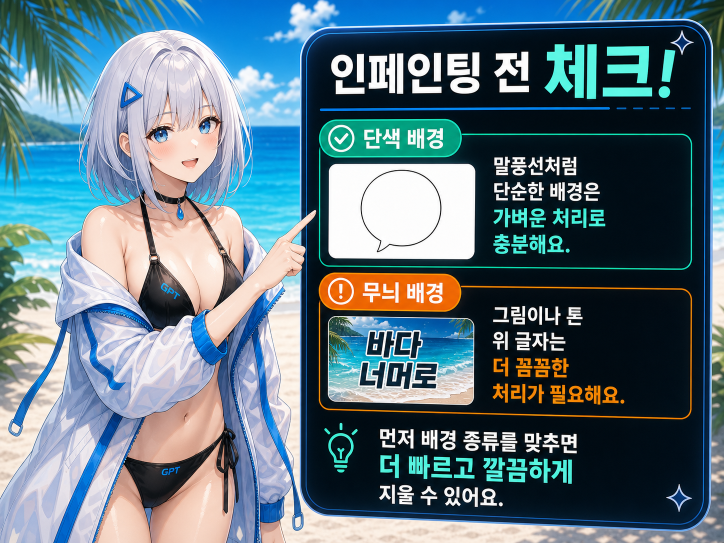
#> input picture src/renderer/src/assets/images/inpainting-guide.png, 1448 x 1086 px (shown at 1/2 size)
$ python qwen_layered_ink.py ../../renderer/src/assets/images/inpainting-guide.png ../../renderer/src/assets/images/inpainting-guide.png ../../renderer/src/assets/images/inpainting-guide.png out.png
#> lines starting #> are read from the running program, lines starting #| are printed output that depends on the picture; after the words box and inside, x2 and y2 are one past the last pixel; in counts of white or black regions, pixels touching at a corner belong together
#> further down, original is the input picture: PIL image 1448x1086 RGB; mean R, G, B 95.2, 118.9, 130.5
"""Read the visible illustration through the white glow of a layered title."""
import numpy as np
from scipy.ndimage import distance_transform_edt, find_objects, gaussian_filter, gaussian_filter1d, label
from scipy.spatial import cKDTree


# [58 lines left out: functions exposed_illustration_banks, restore_washed_title, not called in this run]


def original_layered_ink(rgb, selected):
    y,x=np.where(selected)
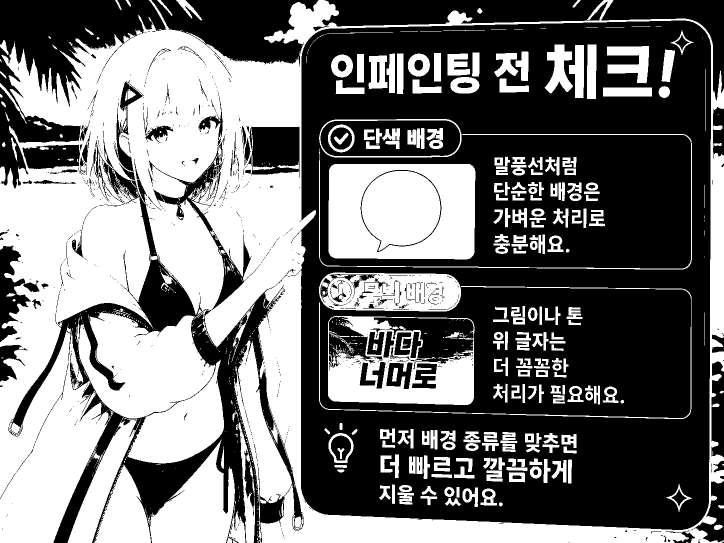
#> selected: shape (1086, 1448) bool (shown at 1/2 size); 45.5% white; 893 white regions (596 under 20 px), largest, box (x1, y1, x2, y2) and area: (0, 0, 1448, 1086) 419507, (153, 624, 448, 927) 56763, (657, 328, 951, 519) 35395
    if len(y)<14000 or np.ptp(x)<450 or np.ptp(y)<170 or rgb.shape[0]*rgb.shape[1]>1600000:
        return
    c=rgb.astype('f')
    hi=c.max(2);lo=c.min(2);span=hi-lo
#> after `span = hi - lo`:
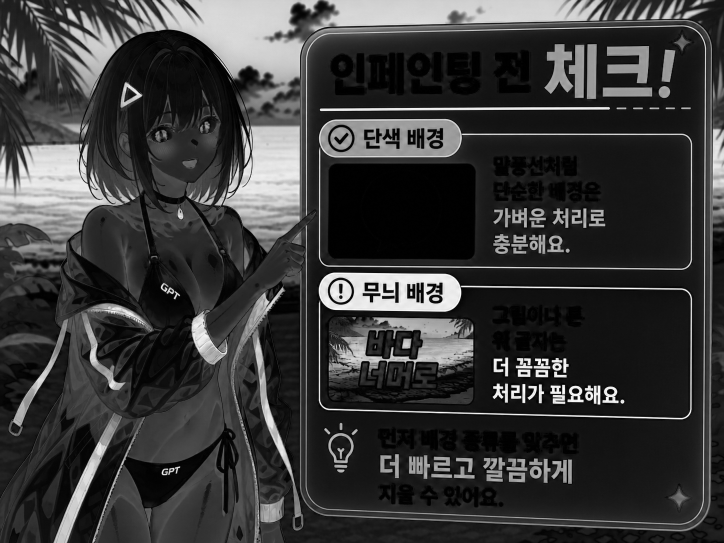
#> span: shape (1086, 1448) float32 (shown at 1/2 size); min 0, max 255, mean 58
    red,green,blue=c.transpose(2,0,1)
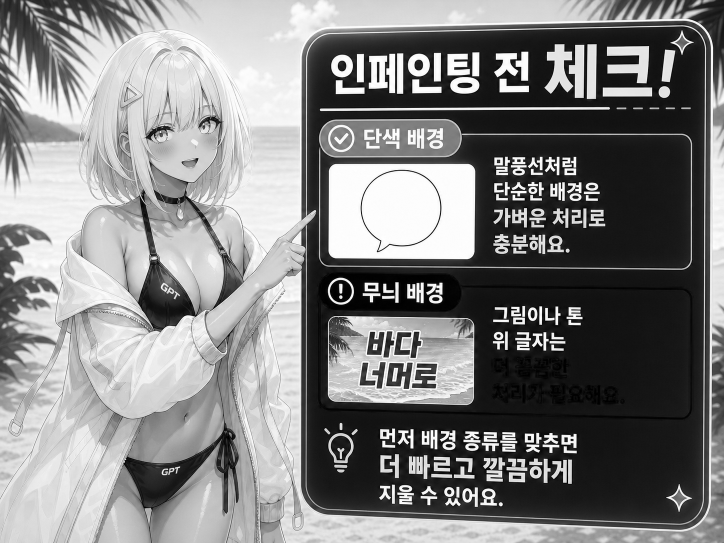
#> blue: shape (1086, 1448) float32 (shown at 1/2 size); min 0, max 255, mean 130.5
    delta=np.maximum(1,span)
    hue=np.rint(4*np.where(hi==red,(green-blue)/delta,
                           np.where(hi==green,2+(blue-red)/delta,4+(red-green)/delta))).astype(int)%24
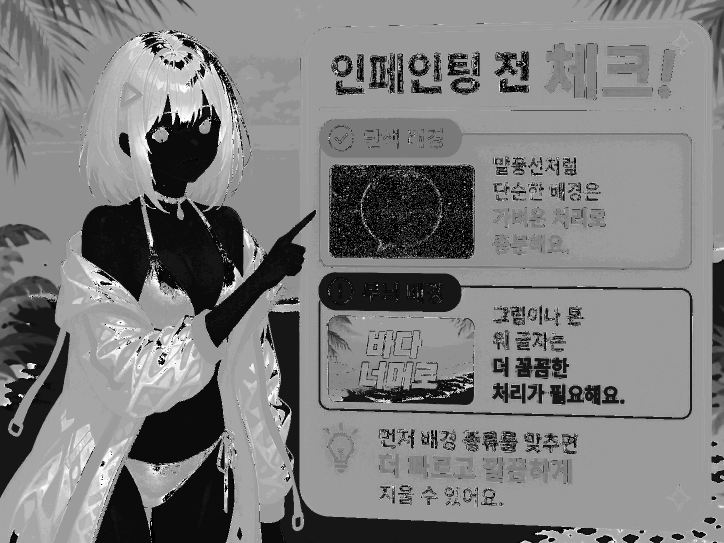
#> hue: shape (1086, 1448) int64 (shown at 1/2 size); min 0, max 23, mean 11.2; drawn with min black and max white
    white=(lo>229)&(span<34)
#> white: shape (1086, 1448) bool; 9.1% white; 1185 white regions (873 under 20 px), largest, box (x1, y1, x2, y2) and area: (658, 328, 950, 518) 34695, (724, 342, 880, 501) 18653, (536, 612, 600, 817) 5289
    to_white=distance_transform_edt(~white)
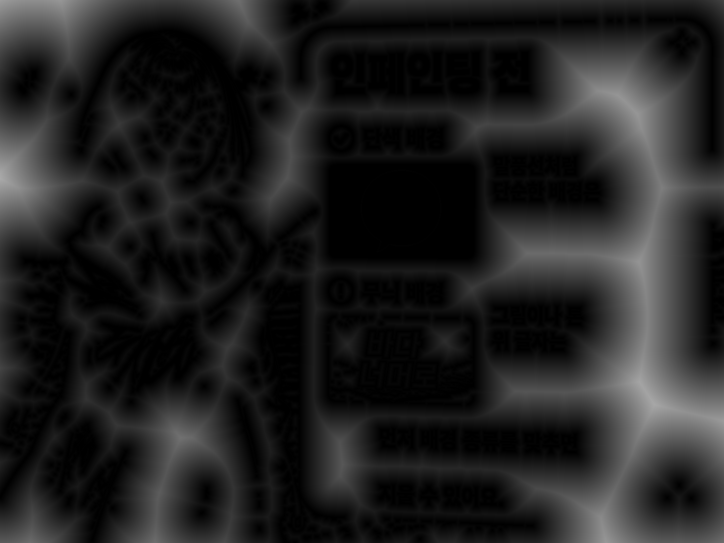
#> to_white: shape (1086, 1448) float64 (shown at 1/2 size); min 0, max 169.5, mean 33.3
    dark=(hi<162)&(span>19)
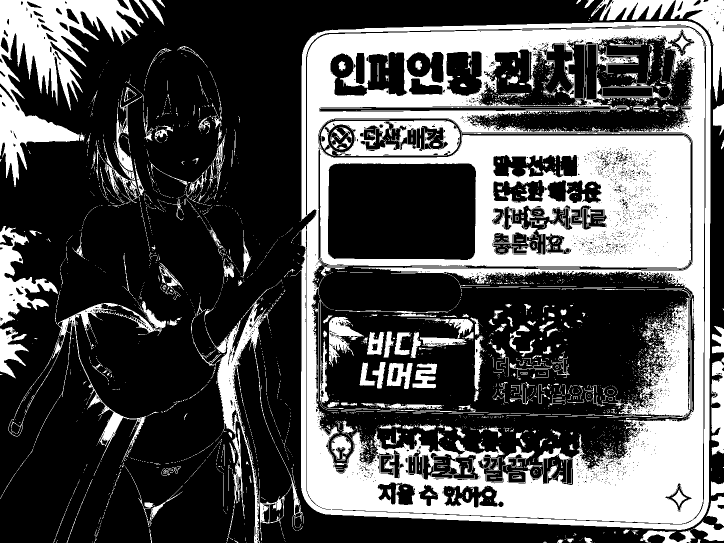
#> dark: shape (1086, 1448) bool (shown at 1/2 size); 31.8% white; 3588 white regions (3187 under 20 px), largest, box (x1, y1, x2, y2) and area: (598, 42, 1422, 1060) 325892, (0, 0, 287, 374) 37159, (1238, 580, 1381, 836) 14280
    votes=dark&selected&(to_white<4.8)
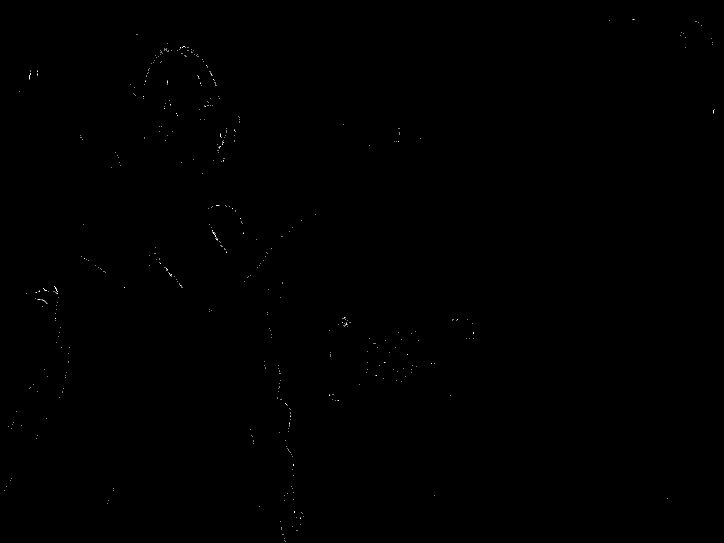
#> votes: shape (1086, 1448) bool (shown at 1/2 size); 0.05% white in thin lines or dots
    hist=np.bincount(hue[votes],minlength=24)
#> hist = 24 values, max 110 at index 16, min 0 at index 3, mean 31.08
    totals=hist+np.roll(hist,1)+np.roll(hist,-1)
#> totals = 24 values, max 302 at index 15, min 4 at index 20, mean 93.25
    peak=totals.argmax()
#> peak = 15
    if hist.sum()<450 or totals[peak]<.52*hist.sum():
        return
    family=(np.minimum((hue-peak)%24,(peak-hue)%24)<=2)&dark
    pieces,count=label(family,np.ones((3,3)))
    sizes=np.bincount(pieces.ravel(),minlength=count+1)
    near=np.bincount(pieces[to_white<=5],minlength=count+1)
    soft=np.bincount(pieces[to_white<=15],minlength=count+1)
    owned=np.bincount(pieces[selected],minlength=count+1)
    keep=(sizes>=5)&(near>.30*sizes)&(soft>.80*sizes)&(owned>.62*sizes)
    keep[0]=False
    core=keep[pieces]
    if core.sum()<1800:
        return
    distance=distance_transform_edt(~core)
    # Coloured terminals can turn gold or pink as they leave the navy stroke.
    # They form thin connected ink bordered on both sides by luminous paper.
    flourishes=selected&(span>30)&(to_white<7)&(distance<38)
    parts,n=label(flourishes,np.ones((3,3)))
    touch=np.bincount(parts[core|(distance<2)],minlength=n+1)
    close=np.bincount(parts[distance<12],minlength=n+1)
    sizes=np.bincount(parts.ravel(),minlength=n+1)
    attached=(touch>=2)|((close>.23*sizes)&(sizes>15))
    attached[0]=False
    return core|attached[parts]


def recover_underprint(rgb, selected):
    core=original_layered_ink(rgb,selected)
    if core is None:
        return
    transmit=255-rgb.astype('f')
    magnitude=np.linalg.norm(transmit,axis=2)
    direction=transmit/np.maximum(1,magnitude[:,:,None])
    distance=distance_transform_edt(~core)
    allow=distance_transform_edt(~selected)<12
    # Untinted banks supply the brightness of the same material. Its actual
    # hue and fine line structure survive translucent white overprinting.
    bank=(distance>40)&(distance<110)&(magnitude>40)
    by,bx=np.where(bank)
    if len(by)<1000:
        return
    by,bx=by[::3],bx[::3]
    def feature(y,x):
        return np.column_stack([y/46,x/46,16*direction[y,x]])
    tree=cKDTree(feature(by,bx))
    y,x=np.where((distance<=44)&allow&~core)
    if not len(y):
        return
    weights=[]; estimates=[]
    for start in range(0,len(y),16000):
        ys,xs=y[start:start+16000],x[start:start+16000]
        cost,ids=tree.query(feature(ys,xs),k=24,eps=.12)
        tone=magnitude[by[ids],bx[ids]]
        estimates.append(np.median(tone,axis=1))
        weights.append(np.clip((4.5-np.median(cost,axis=1))/2.9,0,1))
    base=np.concatenate(estimates)
    trust=np.concatenate(weights)
    current=magnitude[y,x]
    corrected=rgb.copy()
    blend=trust*np.clip((44-distance[y,x])/12,0,1)
    strength=current+blend*np.maximum(0,base-current)
    recovered=255-direction[y,x]*strength[:,None]
    corrected[y,x]=np.rint(recovered).clip(0,255).astype('u1')
    holes=distance<3.8
    holes[y,x]|=(distance[y,x]<25)&((current<32)|((current<.29*base)&(trust<.55)))
    holes&=allow
    return corrected,holes,core


# [20 lines left out: function display_view, not called in this run]


def prepare_display_reference(cv, rgb, selected):
    measured = recover_underprint(rgb, selected)
    if measured is None:
        return
    clean, holes, core = measured
    view = display_view(core)
    if view is None:
        return
    distance = distance_transform_edt(~core)
    cover = (distance_transform_edt(~selected) <= 23) & (distance < 39)
    height, width = cover.shape
    small = cv.resize(rgb, (width//6, height//6), interpolation=cv.INTER_AREA)
    missing = cv.resize(cover.astype('f'), small.shape[1::-1], interpolation=cv.INTER_AREA) > .008
    coarse = cv.inpaint(small, missing.astype('u1'), 4, cv.INPAINT_NS)
    guess = cv.resize(coarse, (width, height), interpolation=cv.INTER_CUBIC)
    guess[~cover] = rgb[~cover]
    error = np.linalg.norm(clean.astype('f')-guess, axis=2)
    quality = np.clip((78-error)/42, 0, 1)*np.clip((distance-7)/6, 0, 1)*(~holes)
    weight = (gaussian_filter(quality, 1.1)*np.clip((distance-6)/5, 0, 1)*(~holes))[:, :, None]
    prior = np.rint(guess*(1-weight)+clean*weight).astype('u1')
    prior[~cover] = rgb[~cover]
    return prior, view


if __name__ == "__main__":
    import json
    import sys
    from PIL import Image
    tools, source, stencil, output = sys.argv[1:]
    sys.path.insert(0, tools)
    import cv2
    with Image.open(source) as original, Image.open(stencil) as mask:
        candidate = prepare_display_reference(cv2, np.asarray(original.convert('RGB')), np.asarray(mask.convert('L')) > 127)
    if candidate is None:
        print("unchanged")
    else:
        prior, (x, y, w, h) = candidate
        Image.fromarray(prior[y:y+h, x:x+w]).save(output)
        print(json.dumps(dict(x=x, y=y, w=w, h=h)))
